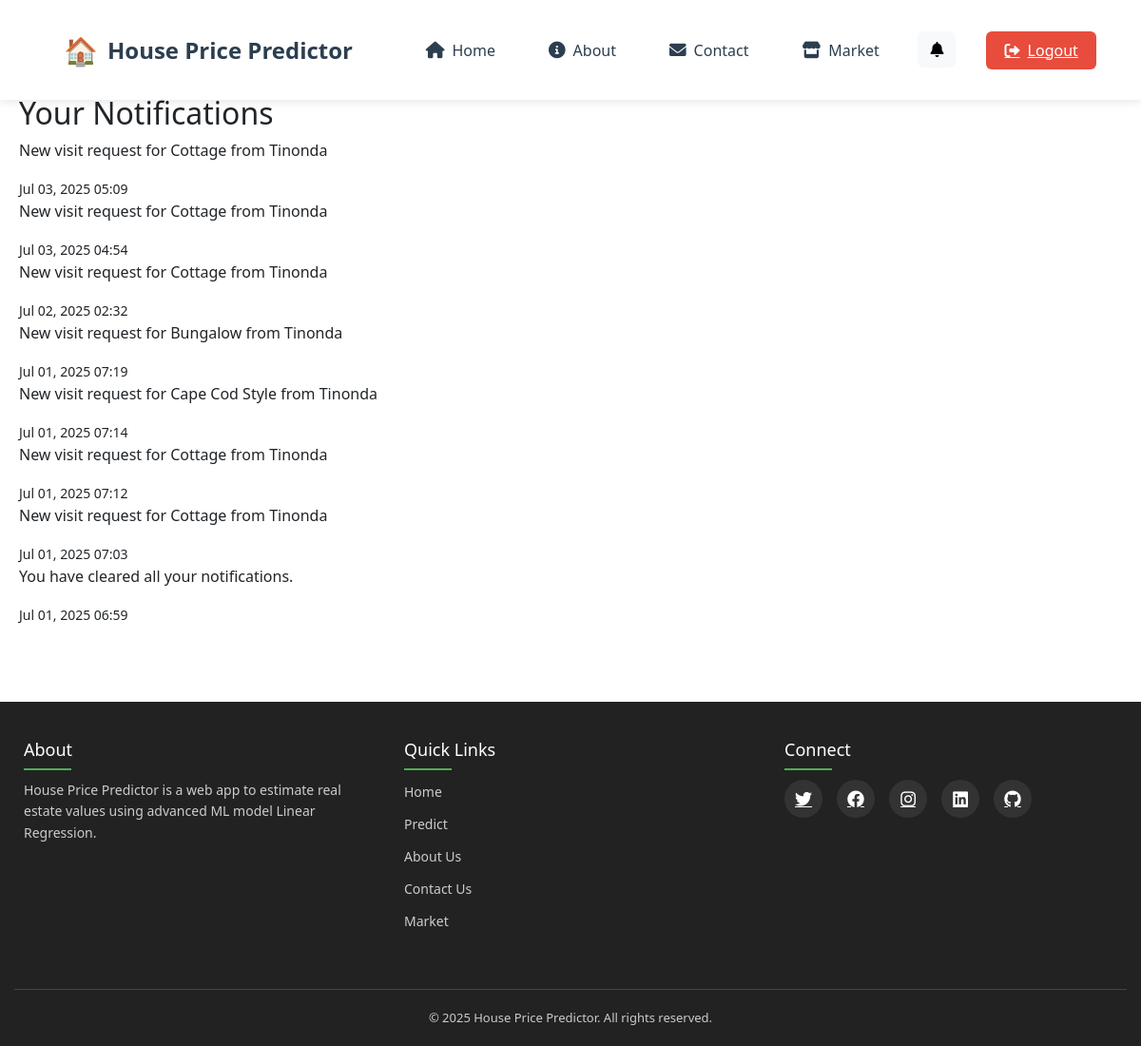
Screenshot of /notifications/ (signed in) with the database file from the repository.
### HousePricePrediction/models.py (models this page shows, shortened)
class Notification(models.Model):
    NOTIFICATION_TYPES = (
        ('visit', 'Visit Update'),
        ('system', 'System Message'),
        ('admin', 'Admin Alert'),
    )
    user = models.ForeignKey(User, on_delete=models.CASCADE, related_name='notifications')
    message = models.TextField()
    is_read = models.BooleanField(default=False)
    created_at = models.DateTimeField(auto_now_add=True)
    notification_type = models.CharField(max_length=20, choices=NOTIFICATION_TYPES, default='system')
    link = models.CharField(max_length=255, blank=True)
    class Meta:
        ordering = ['-created_at']

### HousePricePrediction/views.py (the view)
# urls.py: path('notifications/', views.notifications_view, name='notifications'),
@login_required
def notifications_view(request):
    notifications = Notification.objects.filter(user=request.user).order_by('-created_at')
    Notification.objects.filter(user=request.user, is_read=False).update(is_read=True)
    return render(request, 'notification_list.html', {
        'notifications': notifications,
        'now': datetime.now()
    })

### templates/notification_list.html
{% extends 'base.html' %}
{% block content %}
<div class="notifications-container">
    <h2>Your Notifications</h2>
    {% for notification in notifications %}
    <div class="notification {% if not notification.is_read %}unread{% endif %}">
        <p>{{ notification.message }}</p>
        <small>{{ notification.created_at|date:"M d, Y H:i" }}</small>
    </div>
    {% empty %}
    <p>No notifications yet.</p>
    {% endfor %}
</div>
{% endblock %}

### templates/base.html (style rules this page uses)
html { overflow-y: scroll; }

### rows the page displays
Notification: message "New visit request for Cottage from Tinonda", created_at "Jul 03, 2025 05:09"
Notification: message "New visit request for Cottage from Tinonda", created_at "Jul 03, 2025 04:54"
Notification: message "New visit request for Cottage from Tinonda", created_at "Jul 02, 2025 02:32"
Notification: message "New visit request for Bungalow from Tinonda", created_at "Jul 01, 2025 07:19"
Notification: message "New visit request for Cape Cod Style from Tinonda", created_at "Jul 01, 2025 07:14"
Notification: message "New visit request for Cottage from Tinonda", created_at "Jul 01, 2025 07:12"
Notification: message "New visit request for Cottage from Tinonda", created_at "Jul 01, 2025 07:03"
Notification: message "You have cleared all your notifications.", created_at "Jul 01, 2025 06:59"
